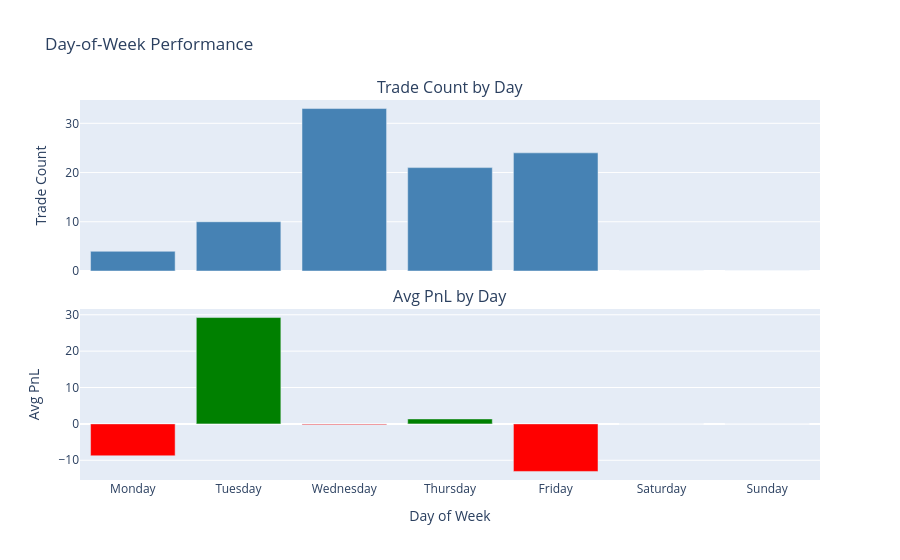

Notebook code cell kept with this figure:
### Markdown cell above
## Day-of-week performance

### Code cell
if pairs.empty:
    print("No position pairs available for weekday analysis.")
else:
    weekday = compute_weekday_performance(pairs)

    fig = make_subplots(
        rows=2, cols=1, shared_xaxes=True,
        subplot_titles=("Trade Count by Day", "Avg PnL by Day"),
        vertical_spacing=0.1,
    )

    fig.add_trace(go.Bar(
        x=weekday["weekday"], y=weekday["trade_count"],
        name="Trade Count", marker_color="steelblue",
    ), row=1, col=1)

    fig.add_trace(go.Bar(
        x=weekday["weekday"], y=weekday["avg_pnl"],
        name="Avg PnL",
        marker_color=["green" if v >= 0 else "red" for v in weekday["avg_pnl"]],
    ), row=2, col=1)

    fig.update_layout(
        title="Day-of-Week Performance",
        height=560, showlegend=False,
        xaxis2_title="Day of Week",
        yaxis_title="Trade Count",
        yaxis2_title="Avg PnL",
    )
    fig.show()

### Figure 1 — Plotly figure (JSON) as saved in the notebook; plotly's stock layout.template omitted (floating-point values rounded to 4 significant figures)
{"data": [{"marker": {"color": "steelblue"}, "name": "Trade Count", "type": "bar", "x": ["Monday", "Tuesday", "Wednesday", "Thursday", "Friday", "Saturday", "Sunday"], "xaxis": "x", "y": [4, 10, 33, 21, 24, 0, 0], "yaxis": "y"}, {"marker": {"color": ["red", "green", "red", "green", "red", "green", "green"]}, "name": "Avg PnL", "type": "bar", "x": ["Monday", "Tuesday", "Wednesday", "Thursday", "Friday", "Saturday", "Sunday"], "xaxis": "x2", "y": [-8.768, 29.23, -0.2091, 1.359, -13.07, 0.0, 0.0], "yaxis": "y2"}], "layout": {"annotations": [{"font": {"size": 16}, "showarrow": false, "text": "Trade Count by Day", "x": 0.5, "xanchor": "center", "xref": "paper", "y": 1, "yanchor": "bottom", "yref": "paper"}, {"font": {"size": 16}, "showarrow": false, "text": "Avg PnL by Day", "x": 0.5, "xanchor": "center", "xref": "paper", "y": 0.45, "yanchor": "bottom", "yref": "paper"}], "height": 560, "showlegend": false, "title": {"text": "Day-of-Week Performance"}, "xaxis": {"anchor": "y", "domain": [0, 1], "matches": "x2", "showticklabels": false}, "xaxis2": {"anchor": "y2", "domain": [0, 1], "title": {"text": "Day of Week"}}, "yaxis": {"anchor": "x", "domain": [0.55, 1], "title": {"text": "Trade Count"}}, "yaxis2": {"anchor": "x2", "domain": [0, 0.45], "title": {"text": "Avg PnL"}}}}
